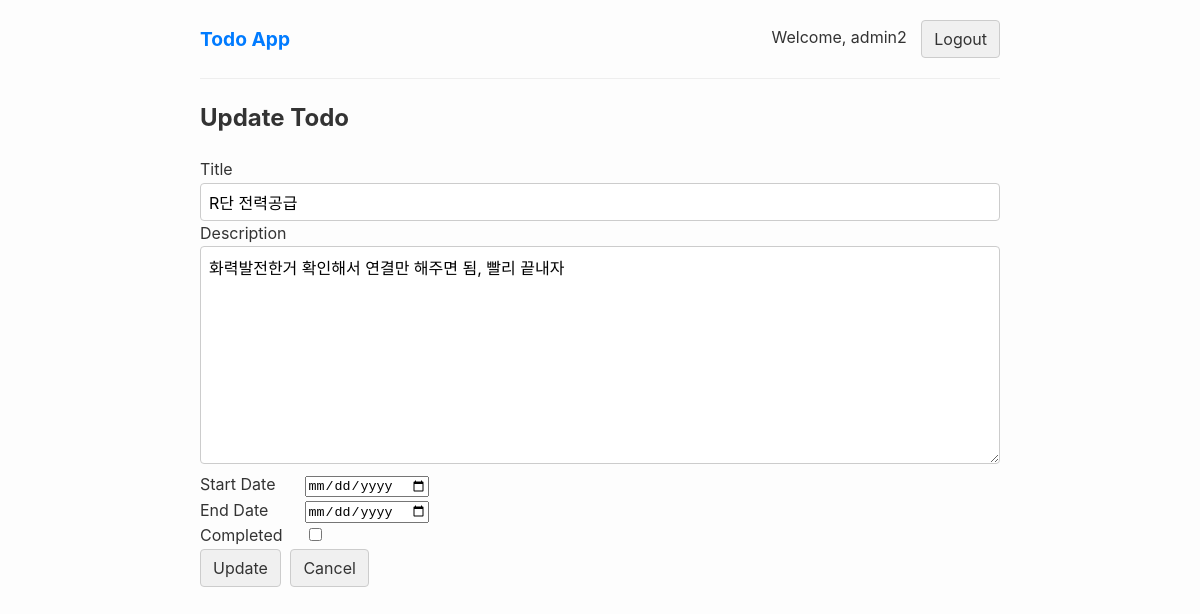
/todo/4/update/ (signed in), run on an earlier commit of the app's database.
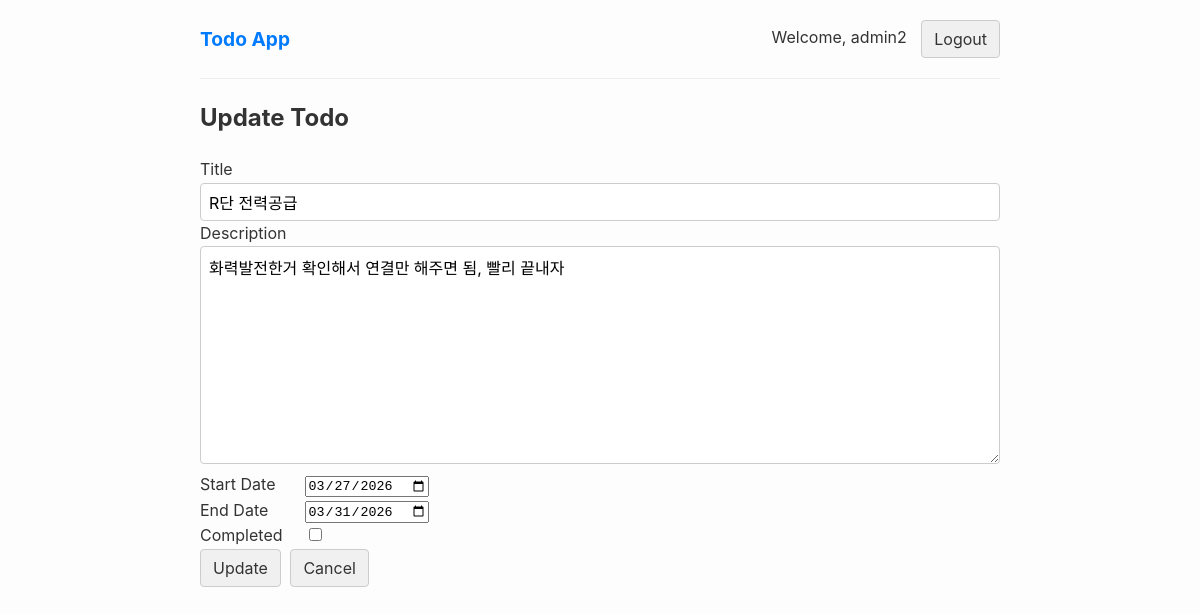
And on a later commit of the database.
### todo/models.py (models this page shows)
class Todo(models.Model):
    title = models.CharField('Title', max_length=50)
    description = models.TextField('Description')
    start_date = models.DateField('Start Date', default=date.today)
    end_date = models.DateField('End Date', default=date.today)
    is_completed = models.BooleanField('Completed', default=False)
    created_at = models.DateTimeField('Created At', auto_now_add=True)
    modified_at = models.DateTimeField('Modified At', auto_now=True)
    user = models.ForeignKey(User, on_delete=models.CASCADE)
    class Meta:
        verbose_name = 'Todo'
        verbose_name_plural = 'Todo list'

### todo/views.py (the view)
# urls.py: path('todo/<int:pk>/update/', views.todo_update, name='todo_update'),
@login_required
def todo_update(request, pk):
    todo = get_object_or_404(Todo, pk=pk, user=request.user)
    if request.method == 'POST':
        form = TodoForm(request.POST, instance=todo)
        if form.is_valid():
            form.save()
            return redirect('todo_info', pk=todo.pk)
        else:
            for field, errors in form.errors.items():
                for error in errors:
                    messages.error(request, f"{field}: {error}")
    else:
        form = TodoForm(instance=todo)
    context = {'form': form, 'todo': todo}
    return render(request, 'todo_update.html', context)

### todo/forms.py (shortened to what this page needs)
class TodoForm(forms.ModelForm):
    class Meta:
        model = Todo
        fields = ['title', 'description', 'start_date', 'end_date', 'is_completed']
        widgets = {
            'start_date': forms.DateInput(
                attrs={'type': 'date'}
            ),
            'end_date': forms.DateInput(
                attrs={'type': 'date'}
            ),
        }

### templates/todo_update.html (shortened to what this page needs)
{% extends 'base.html' %}
{% block content %}
    <h2>Update Todo</h2>
    <form method="post" class="todo-form">
        <div class="form-group">
            <label for="{{ form.title.id_for_label }}" style="display: inline-block; width: 100px;">Title</label>
            {{ form.title }}
        </div>
        <div class="form-group">
            <label for="{{ form.description.id_for_label }}" style="display: inline-block; width: 100px;">Description</label>
            {{ form.description }}
        </div>
        <div class="form-group">
            <label for="{{ form.start_date.id_for_label }}" style="display: inline-block; width: 100px;">Start Date</label>
            {{ form.start_date }}
        </div>
        <div class="form-group">
            <label for="{{ form.end_date.id_for_label }}" style="display: inline-block; width: 100px;">End Date</label>
            {{ form.end_date }}
        </div>
        <div class="form-group">
            <label for="{{ form.is_completed.id_for_label }}" style="display: inline-block; width: 100px;">Completed</label>
            {{ form.is_completed }}
        </div>
        <button type="submit" class="button">Update</button>
        <a href="{% url 'todo_info' pk=form.instance.pk %}" class="button" style="margin-left: 5px;">Cancel</a>
    </form>
{% endblock %}

What changed in the data, as far as the page shows it:
changed Todo "R단 전력공급": start_date (not shown) → "03/27/2026"; end_date (not shown) → "03/31/2026"
